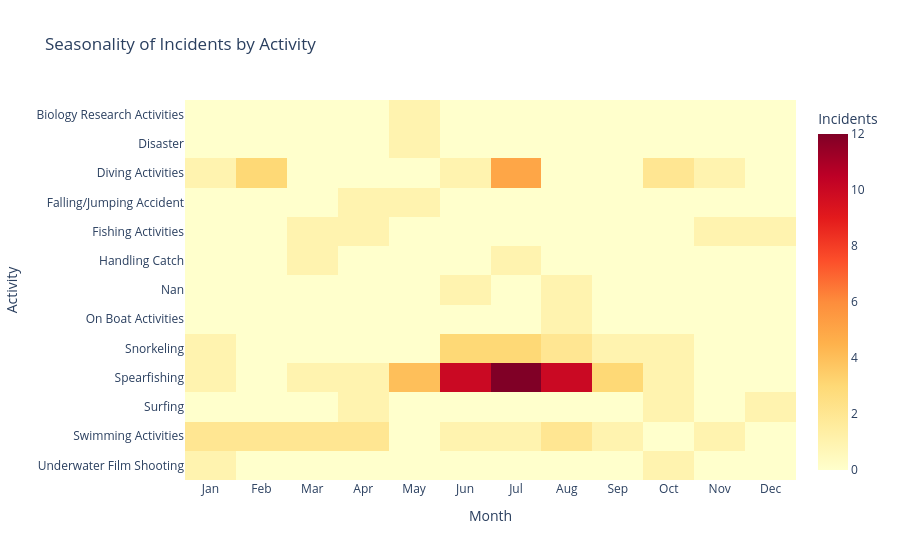

Notebook source saved alongside this figure:
### Code cell
#this pivot shows the seasonality of attacks per type of activities
pivot_month = (jaws
    .dropna(subset=["month"])#excludes NaN
    .groupby(["activity", "month_name"])
    .size()# counts the number of line of each group, including null
    .unstack(fill_value=0)) #put the mounth as a column
pivot_month = pivot_month.reindex(columns=month_order, fill_value=0) #reindex the columns up to the calendar order (not alphabetical)
display(pivot_month)
# this chart shows a heatmap 
fig = px.imshow(pivot_month.values,
                x=pivot_month.columns, y=pivot_month.index,
                color_continuous_scale="YlOrRd", aspect="auto",
                labels=dict(x="Month", y="Activity", color="Incidents"),
                title="Seasonality of Incidents by Activity")
fig.show()

### Figure 1 — Plotly figure (JSON) as saved in the notebook; plotly's stock layout.template omitted (floating-point values rounded to 4 significant figures; data arrays with more than 128 entries replaced by an {"elided": "..."} marker saying what was removed)
{"data": [{"coloraxis": "coloraxis", "hovertemplate": "Month: %{x}<br>Activity: %{y}<br>Incidents: %{z}<extra></extra>", "name": "0", "type": "heatmap", "x": ["Jan", "Feb", "Mar", "Apr", "May", "Jun", "Jul", "Aug", "Sep", "Oct", "Nov", "Dec"], "xaxis": "x", "y": ["Biology Research Activities", "Disaster", "Diving Activities", "Falling/Jumping Accident", "Fishing Activities", "Handling Catch", "Nan", "On Boat Activities", "Snorkeling", "Spearfishing", "Surfing", "Swimming Activities", "Underwater Film Shooting"], "yaxis": "y", "z": {"elided": "13x12 int values"}}], "layout": {"coloraxis": {"colorbar": {"title": {"text": "Incidents"}}, "colorscale": [[0, "rgb(255,255,204)"], [0.125, "rgb(255,237,160)"], [0.25, "rgb(254,217,118)"], [0.375, "rgb(254,178,76)"], [0.5, "rgb(253,141,60)"], [0.625, "rgb(252,78,42)"], [0.75, "rgb(227,26,28)"], [0.875, "rgb(189,0,38)"], [1, "rgb(128,0,38)"]]}, "title": {"text": "Seasonality of Incidents by Activity"}, "xaxis": {"anchor": "y", "domain": [0, 1], "title": {"text": "Month"}}, "yaxis": {"anchor": "x", "autorange": "reversed", "domain": [0, 1], "title": {"text": "Activity"}}}}
